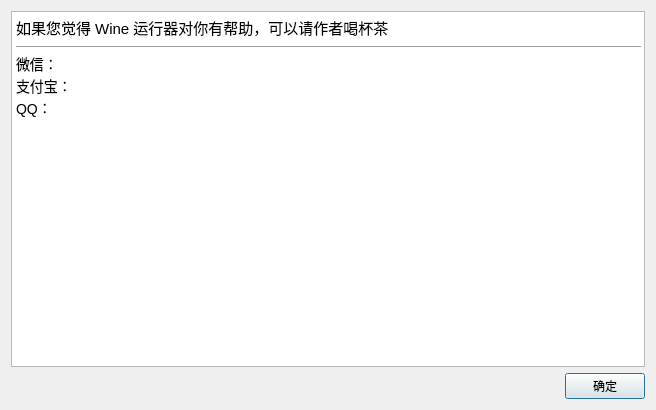
<?xml version="1.0" encoding="UTF-8"?>
<ui version="4.0">
 <class>QR</class>
 <widget class="QDialog" name="QR">
  <property name="geometry">
   <rect>
    <x>0</x>
    <y>0</y>
    <width>656</width>
    <height>410</height>
   </rect>
  </property>
  <property name="windowTitle">
   <string>Dialog</string>
  </property>
  <property name="windowIcon">
   <iconset resource="Resources.qrc">
    <normaloff>:/Icon/deepin-wine-runner.svg</normaloff>:/Icon/deepin-wine-runner.svg</iconset>
  </property>
  <layout class="QVBoxLayout" name="verticalLayout">
   <item>
    <widget class="QTextBrowser" name="qRShow">
     <property name="html">
      <string>&lt;!DOCTYPE HTML PUBLIC &quot;-//W3C//DTD HTML 4.0//EN&quot; &quot;http://www.w3.org/TR/REC-html40/strict.dtd&quot;&gt;
&lt;html&gt;&lt;head&gt;&lt;meta name=&quot;qrichtext&quot; content=&quot;1&quot; /&gt;&lt;style type=&quot;text/css&quot;&gt;
p, li { white-space: pre-wrap; }
&lt;/style&gt;&lt;/head&gt;&lt;body style=&quot; font-family:'Noto Sans CJK SC'; font-size:10.5pt; font-weight:400; font-style:normal;&quot;&gt;
&lt;p style=&quot; margin-top:0px; margin-bottom:0px; margin-left:0px; margin-right:0px; -qt-block-indent:0; text-indent:0px;&quot;&gt;&lt;span style=&quot; font-size:11pt;&quot;&gt;如果您觉得 Wine 运行器对你有帮助，可以请作者喝杯茶&lt;/span&gt;&lt;/p&gt;
&lt;hr /&gt;
&lt;p style=&quot; margin-top:0px; margin-bottom:0px; margin-left:0px; margin-right:0px; -qt-block-indent:0; text-indent:0px;&quot;&gt;微信：&lt;/p&gt;
&lt;p style=&quot; margin-top:0px; margin-bottom:0px; margin-left:0px; margin-right:0px; -qt-block-indent:0; text-indent:0px;&quot;&gt;&lt;img src=&quot;:/Icon/QR/Icon/QR/Wechat.png&quot; width=&quot;256&quot; /&gt;&lt;/p&gt;
&lt;p style=&quot; margin-top:0px; margin-bottom:0px; margin-left:0px; margin-right:0px; -qt-block-indent:0; text-indent:0px;&quot;&gt;支付宝：&lt;/p&gt;
&lt;p style=&quot; margin-top:0px; margin-bottom:0px; margin-left:0px; margin-right:0px; -qt-block-indent:0; text-indent:0px;&quot;&gt;&lt;img src=&quot;:/Icon/QR/Icon/QR/Alipay.jpg&quot; width=&quot;256&quot; /&gt;&lt;/p&gt;
&lt;p style=&quot; margin-top:0px; margin-bottom:0px; margin-left:0px; margin-right:0px; -qt-block-indent:0; text-indent:0px;&quot;&gt;QQ：&lt;/p&gt;
&lt;p style=&quot; margin-top:0px; margin-bottom:0px; margin-left:0px; margin-right:0px; -qt-block-indent:0; text-indent:0px;&quot;&gt;&lt;img src=&quot;:/Icon/QR/Icon/QR/QQ.png&quot; width=&quot;256&quot; /&gt;&lt;/p&gt;&lt;/body&gt;&lt;/html&gt;</string>
     </property>
    </widget>
   </item>
   <item>
    <layout class="QHBoxLayout" name="horizontalLayout">
     <item>
      <spacer name="horizontalSpacer">
       <property name="orientation">
        <enum>Qt::Horizontal</enum>
       </property>
       <property name="sizeHint" stdset="0">
        <size>
         <width>40</width>
         <height>20</height>
        </size>
       </property>
      </spacer>
     </item>
     <item>
      <widget class="QPushButton" name="ok">
       <property name="text">
        <string>确定</string>
       </property>
      </widget>
     </item>
    </layout>
   </item>
  </layout>
 </widget>
 <resources>
  <include location="Resources.qrc"/>
 </resources>
 <connections/>
</ui>
